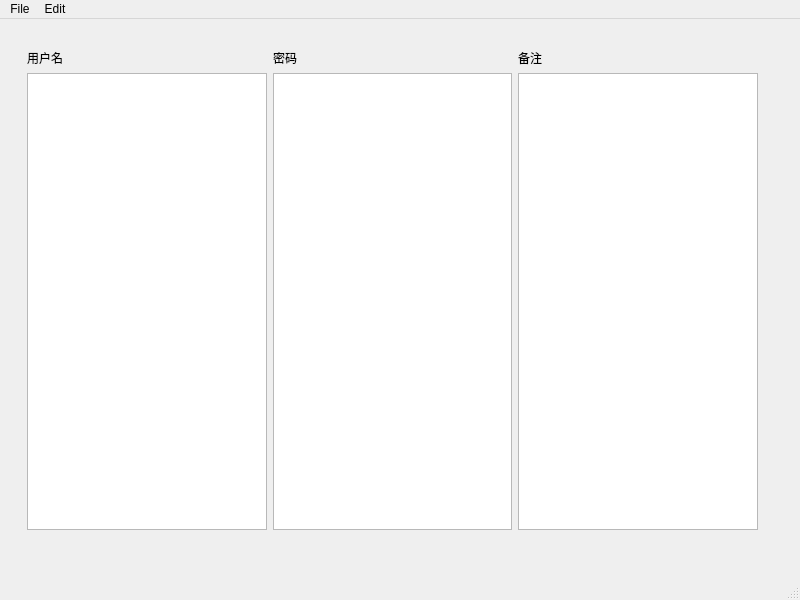
<?xml version="1.0" encoding="UTF-8"?>
<ui version="4.0">
 <class>MainWindow</class>
 <widget class="QMainWindow" name="MainWindow">
  <property name="geometry">
   <rect>
    <x>0</x>
    <y>0</y>
    <width>800</width>
    <height>600</height>
   </rect>
  </property>
  <property name="windowTitle">
   <string>MainWindow</string>
  </property>
  <widget class="QWidget" name="centralwidget">
   <widget class="QWidget" name="">
    <property name="geometry">
     <rect>
      <x>27</x>
      <y>30</y>
      <width>731</width>
      <height>481</height>
     </rect>
    </property>
    <layout class="QHBoxLayout" name="horizontalLayout">
     <item>
      <layout class="QVBoxLayout" name="verticalLayout">
       <item>
        <widget class="QLabel" name="label">
         <property name="layoutDirection">
          <enum>Qt::LeftToRight</enum>
         </property>
         <property name="text">
          <string>用户名</string>
         </property>
        </widget>
       </item>
       <item>
        <widget class="QTreeView" name="user_name_tree"/>
       </item>
      </layout>
     </item>
     <item>
      <layout class="QVBoxLayout" name="verticalLayout_2">
       <item>
        <widget class="QLabel" name="label_2">
         <property name="text">
          <string>密码</string>
         </property>
        </widget>
       </item>
       <item>
        <widget class="QTreeView" name="user_password_tree"/>
       </item>
      </layout>
     </item>
     <item>
      <layout class="QVBoxLayout" name="verticalLayout_3">
       <item>
        <widget class="QLabel" name="label_3">
         <property name="text">
          <string>备注</string>
         </property>
        </widget>
       </item>
       <item>
        <widget class="QTreeView" name="user_memorandum"/>
       </item>
      </layout>
     </item>
    </layout>
   </widget>
   <zorder>user_password_tree</zorder>
   <zorder>user_memorandum</zorder>
   <zorder>user_name_tree</zorder>
   <zorder>label</zorder>
   <zorder>label_2</zorder>
   <zorder>label_3</zorder>
   <zorder>user_memorandum</zorder>
   <zorder>user_name_tree</zorder>
   <zorder>user_password_tree</zorder>
  </widget>
  <widget class="QMenuBar" name="menubar">
   <property name="geometry">
    <rect>
     <x>0</x>
     <y>0</y>
     <width>800</width>
     <height>23</height>
    </rect>
   </property>
   <widget class="QMenu" name="menuDasd">
    <property name="title">
     <string>File</string>
    </property>
    <addaction name="new_entry_nemu"/>
    <addaction name="separator"/>
    <addaction name="save_nemu"/>
    <addaction name="separator"/>
    <addaction name="actionExit"/>
   </widget>
   <widget class="QMenu" name="menu">
    <property name="title">
     <string>Edit</string>
    </property>
    <addaction name="undo_nemu"/>
    <addaction name="Redo_nemu"/>
    <addaction name="separator"/>
    <addaction name="cut_nemu"/>
    <addaction name="copy_nemu"/>
    <addaction name="paste_nemu"/>
    <addaction name="rename_nemu"/>
    <addaction name="delete_nemu"/>
    <addaction name="separator"/>
    <addaction name="find_nemu"/>
    <addaction name="find_next_nemu"/>
   </widget>
   <addaction name="menuDasd"/>
   <addaction name="menu"/>
  </widget>
  <widget class="QStatusBar" name="statusbar"/>
  <action name="save_nemu">
   <property name="text">
    <string>Save</string>
   </property>
   <property name="shortcut">
    <string>Ctrl+S</string>
   </property>
  </action>
  <action name="load_nemu">
   <property name="text">
    <string>Load</string>
   </property>
   <property name="shortcut">
    <string>Ctrl+L</string>
   </property>
  </action>
  <action name="new_folder_nemu">
   <property name="text">
    <string>New folder</string>
   </property>
   <property name="shortcut">
    <string>Ctrl+N</string>
   </property>
  </action>
  <action name="new_entry_nemu">
   <property name="text">
    <string>New entry</string>
   </property>
   <property name="shortcut">
    <string>Ctrl+E</string>
   </property>
  </action>
  <action name="undo_nemu">
   <property name="text">
    <string>Undo</string>
   </property>
   <property name="shortcut">
    <string>Ctrl+Z</string>
   </property>
  </action>
  <action name="Redo_nemu">
   <property name="text">
    <string>Redo</string>
   </property>
   <property name="shortcut">
    <string>Ctrl+Y</string>
   </property>
  </action>
  <action name="cut_nemu">
   <property name="text">
    <string>Cut</string>
   </property>
   <property name="shortcut">
    <string>Ctrl+X</string>
   </property>
  </action>
  <action name="copy_nemu">
   <property name="text">
    <string>Copy</string>
   </property>
  </action>
  <action name="paste_nemu">
   <property name="text">
    <string>Paste</string>
   </property>
   <property name="shortcut">
    <string>Ctrl+V</string>
   </property>
  </action>
  <action name="rename_nemu">
   <property name="text">
    <string>Rename</string>
   </property>
   <property name="shortcut">
    <string>F2</string>
   </property>
  </action>
  <action name="delete_nemu">
   <property name="text">
    <string>Delete</string>
   </property>
  </action>
  <action name="find_nemu">
   <property name="text">
    <string>Find</string>
   </property>
   <property name="shortcut">
    <string>F3</string>
   </property>
  </action>
  <action name="find_next_nemu">
   <property name="text">
    <string>Find next</string>
   </property>
  </action>
  <action name="actionExit">
   <property name="text">
    <string>Exit</string>
   </property>
   <property name="shortcut">
    <string>Ctrl+Q</string>
   </property>
  </action>
  <action name="actionNewfile">
   <property name="checkable">
    <bool>true</bool>
   </property>
   <property name="icon">
    <iconset>
     <normaloff>Icon/floder1.png</normaloff>Icon/floder1.png</iconset>
   </property>
   <property name="text">
    <string>newfile</string>
   </property>
   <property name="shortcut">
    <string>Ctrl+N</string>
   </property>
  </action>
  <action name="actionSavefile">
   <property name="icon">
    <iconset>
     <normalon>Icon/f13.png</normalon>
    </iconset>
   </property>
   <property name="text">
    <string>savefile</string>
   </property>
   <property name="shortcut">
    <string>Ctrl+S</string>
   </property>
  </action>
 </widget>
 <resources/>
 <connections>
  <connection>
   <sender>actionExit</sender>
   <signal>triggered()</signal>
   <receiver>MainWindow</receiver>
   <slot>close()</slot>
   <hints>
    <hint type="sourcelabel">
     <x>-1</x>
     <y>-1</y>
    </hint>
    <hint type="destinationlabel">
     <x>399</x>
     <y>299</y>
    </hint>
   </hints>
  </connection>
 </connections>
</ui>
